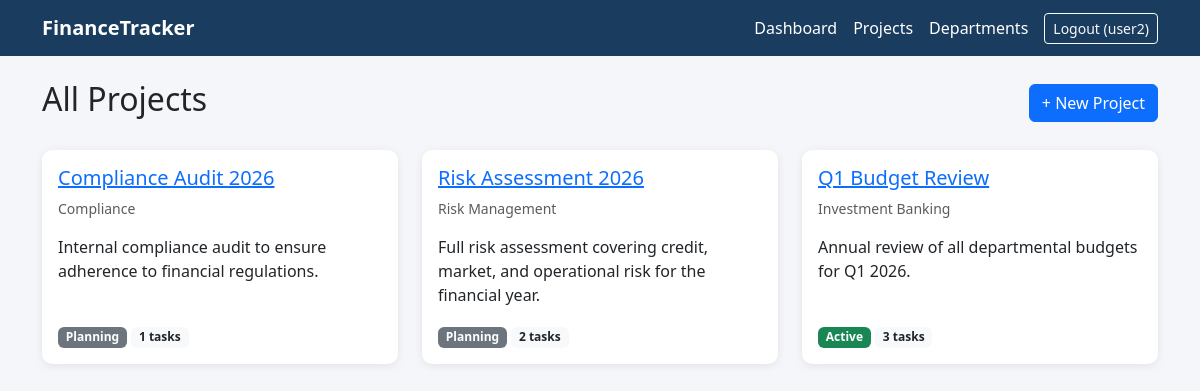
Screenshot of /projects/ (signed in) with the database file from the repository.
### core/models.py (models this page shows, shortened)
class Project(models.Model):
    STATUS_CHOICES = [
        ('planning',  'Planning'),
        ('active',    'Active'),
        ('on_hold',   'On Hold'),
        ('completed', 'Completed'),
    ]
    title       = models.CharField(max_length=200)
    description = models.TextField(blank=True)
    status      = models.CharField(max_length=20, choices=STATUS_CHOICES, default='planning')
    budget      = models.DecimalField(max_digits=12, decimal_places=2, default=0)
    start_date  = models.DateField()
    end_date    = models.DateField(null=True, blank=True)
    department  = models.ForeignKey(Department, on_delete=models.SET_NULL, null=True, blank=True)
    manager     = models.ForeignKey(User, on_delete=models.SET_NULL, null=True, related_name='managed_projects')
    created_at  = models.DateTimeField(auto_now_add=True)
    def task_count(self):
        return self.tasks.count()

class Department(models.Model):
    name        = models.CharField(max_length=100)
    description = models.TextField(blank=True)
    def __str__(self):
        return self.name

### core/views.py (the view)
# urls.py: path('projects/',              views.project_list,   name='project_list'),
@login_required
def project_list(request):
    projects = Project.objects.all().order_by('-created_at')
    return render(request, 'core/project_list.html', {'projects': projects})

### templates/core/project_list.html (shortened to what this page needs)
{% extends 'core/base.html' %}
{% block content %}
<div class="d-flex justify-content-between align-items-center mb-4">
  <h2>All Projects</h2>
  <a href="{% url 'project_create' %}" class="btn btn-primary">+ New Project</a>
</div>
{% if projects %}
  <div class="row">
    {% for project in projects %}
      <div class="col-md-4 mb-4">
        <div class="card h-100 p-3">
          <h5><a href="{% url 'project_detail' project.pk %}">{{ project.title }}</a></h5>
          <p class="text-muted small">{{ project.department }}</p>
          <p>{{ project.description|truncatewords:15 }}</p>
          <div class="mt-auto">
            <span class="badge badge-{{ project.status }} text-white">{{ project.get_status_display }}</span>
            <span class="badge bg-light text-dark">{{ project.task_count }} tasks</span>
          </div>
        </div>
      </div>
    {% endfor %}
  </div>
{% else %}
  <div class="alert alert-info">No projects yet. <a href="{% url 'project_create' %}">Create one!</a></div>
{% endif %}
{% endblock %}

### templates/core/base.html (shortened to what this page needs)
<!DOCTYPE html>
<html lang="en">
<head>
  <link href="https://cdn.jsdelivr.net/npm/bootstrap@5.3.0/dist/css/bootstrap.min.css" rel="stylesheet">
</head>
<body>
<nav class="navbar navbar-expand-lg mb-4">
  <div class="container">
    <a class="navbar-brand fw-bold" href="/">FinanceTracker</a>
    <div class="d-flex align-items-center ms-auto gap-3">
      {% if user.is_authenticated %}
        <a class="nav-link" href="{% url 'dashboard' %}">Dashboard</a>
        <a class="nav-link" href="{% url 'project_list' %}">Projects</a>
        <a class="nav-link" href="{% url 'department_list' %}">Departments</a>
        <form method="post" action="{% url 'logout' %}" class="m-0">
          <button type="submit" class="btn btn-outline-light btn-sm">
            Logout ({{ user.username }})
          </button>
        </form>
      {% else %}
        <a class="nav-link" href="{% url 'login' %}">Login</a>
        <a class="nav-link" href="{% url 'register' %}">Register</a>
      {% endif %}
    </div>
  </div>
</nav>
<div class="container">
  {% block content %}{% endblock %}
</div>
</body>
</html>

### templates/core/base.html (style rules this page uses)
body { background: #f4f6f9; }
.navbar { background: #1a3c5e !important; }
.navbar-brand, .nav-link { color: #fff !important; }
.card { border: none; box-shadow: 0 2px 8px rgba(0,0,0,.08); border-radius: 10px; }
.badge-planning { background:#6c757d; }
.badge-active { background:#198754; }

### rows the page displays
Project: title "Compliance Audit 2026", department "Compliance", description "Internal compliance audit to ensure adherence to financial regulations.", status "Planning", task_count "1"
Project: title "Risk Assessment 2026", department "Risk Management", description "Full risk assessment covering credit, market, and operational risk for the financial year.", status "Planning", task_count "2"
Project: title "Q1 Budget Review", department "Investment Banking", description "Annual review of all departmental budgets for Q1 2026.", status "Active", task_count "3"

### other values shown
{{ user.username }} "user2"
